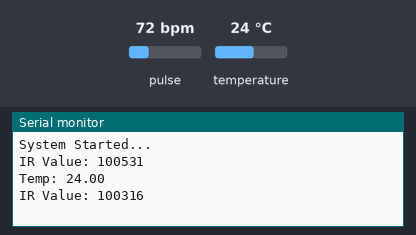
This sketch was run on a simulated ESP32. Shown: the last lines printed to the serial monitor. Inputs (shaded band) come from the test bench; at power-on: pulse 72 bpm, temperature 24 °C.

Above: at 2.5 s.
2.6 s: pulse set to 42 bpm
At 3.4 s:
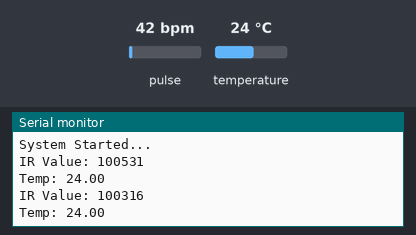
5.0 s: temperature set to 12 °C
At 6.7 s:
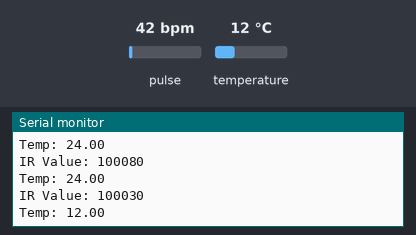
7.4 s: pulse set to 70 bpm
At 8.3 s:
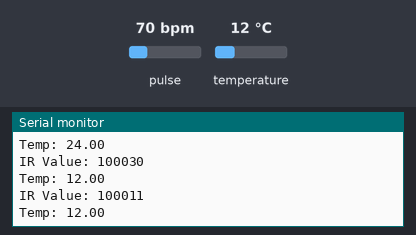
9.8 s: temperature set to 19 °C
At 9.8 s:
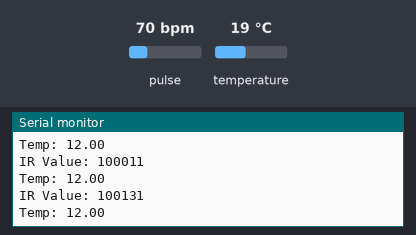
Timing chart, 0 to 12.8 s (numbered marks = the images above; inputs shaded):
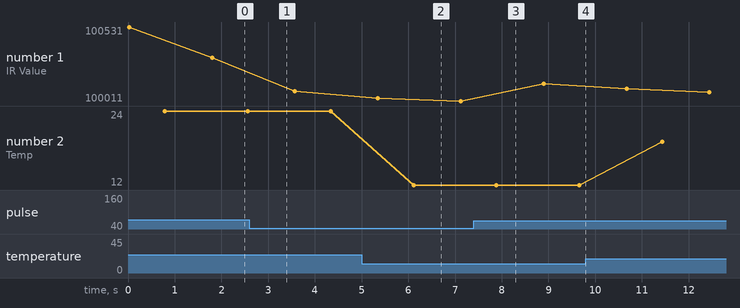

The sketch:

main.ino
```cpp
// Astronaut Health Monitoring System
// Hardware: ESP32 + MAX30102 + DS18B20
// Author: Madhumitha R

#include <Wire.h>
#include <MAX30105.h>
#include <DallasTemperature.h>

MAX30105 particleSensor;
OneWire oneWire(4);
DallasTemperature sensors(&oneWire);

void setup() {
  Serial.begin(115200);
  sensors.begin();
  particleSensor.begin();
  Serial.println("System Started...");
}

void loop() {
  // Heart Rate
  long irValue = particleSensor.getIR();
  Serial.print("IR Value: ");
  Serial.println(irValue);

  // Temperature
  sensors.requestTemperatures();
  float tempC = sensors.getTempCByIndex(0);
  Serial.print("Temp: ");
  Serial.println(tempC);

  delay(1000);
}
```

Measured:
- after the input at 5.0 s, the serial monitor: prints a new line after 1.1 s (image 2)
- plotted number 1: 100316 → 100080 after the input at 2.6 s, 100011 → 100131 after the input at 7.4 s
- plotted number 2: 24 → 12 after the input at 5.0 s, 12 → 19 after the input at 9.8 s
